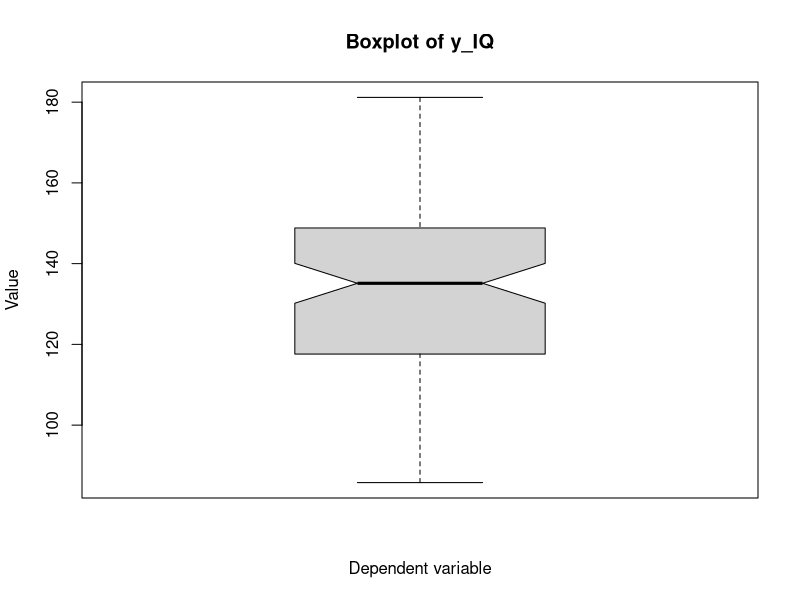
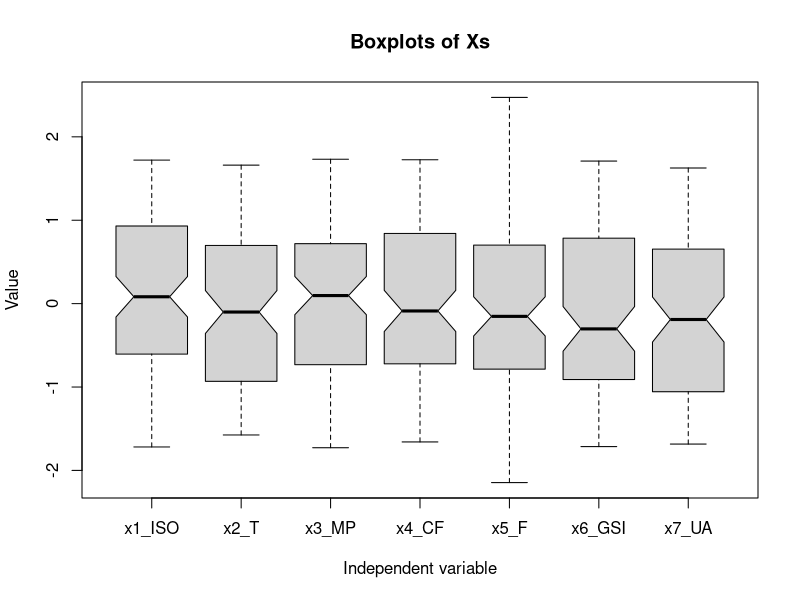
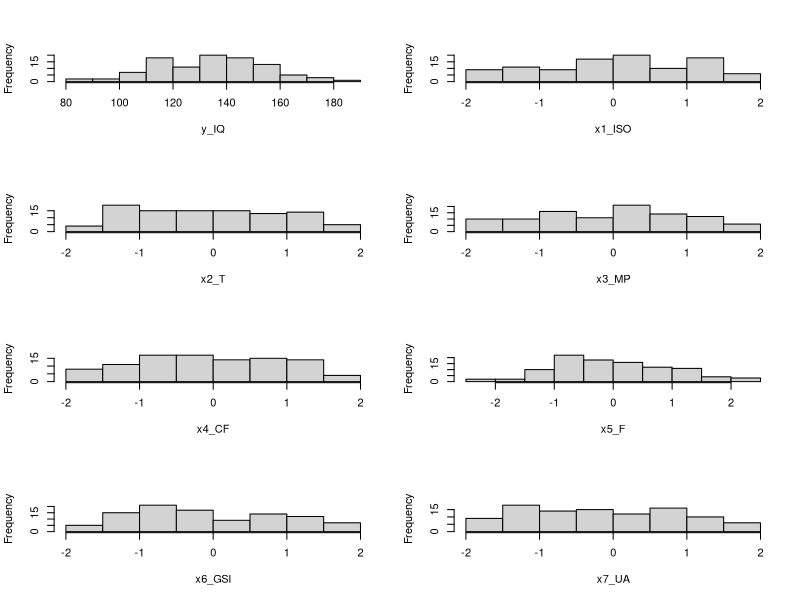
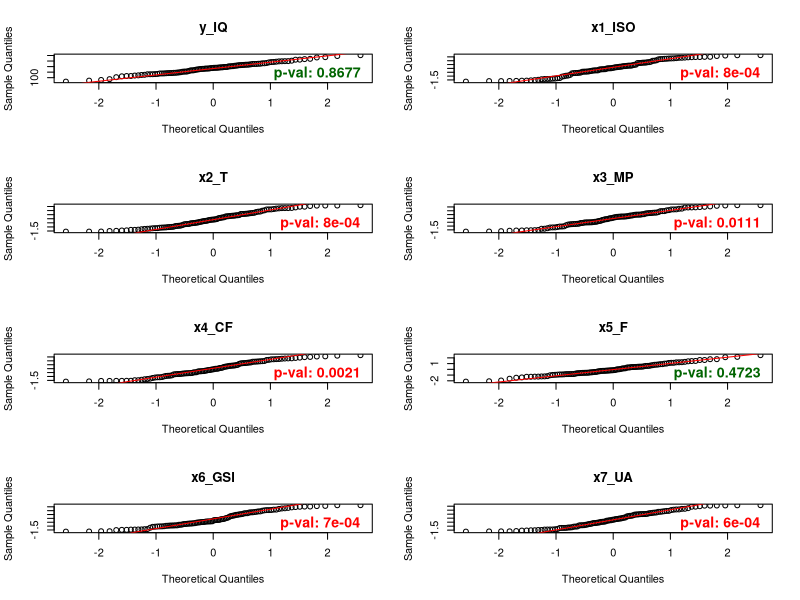
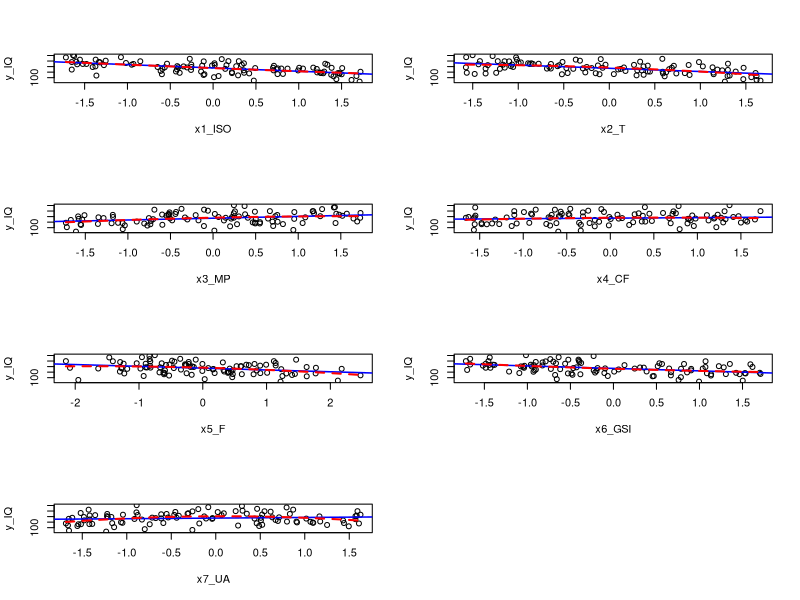
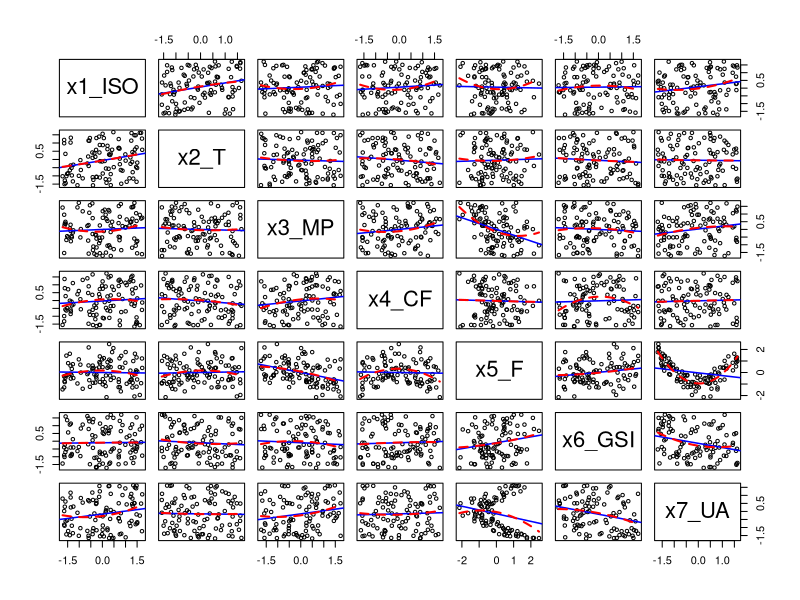
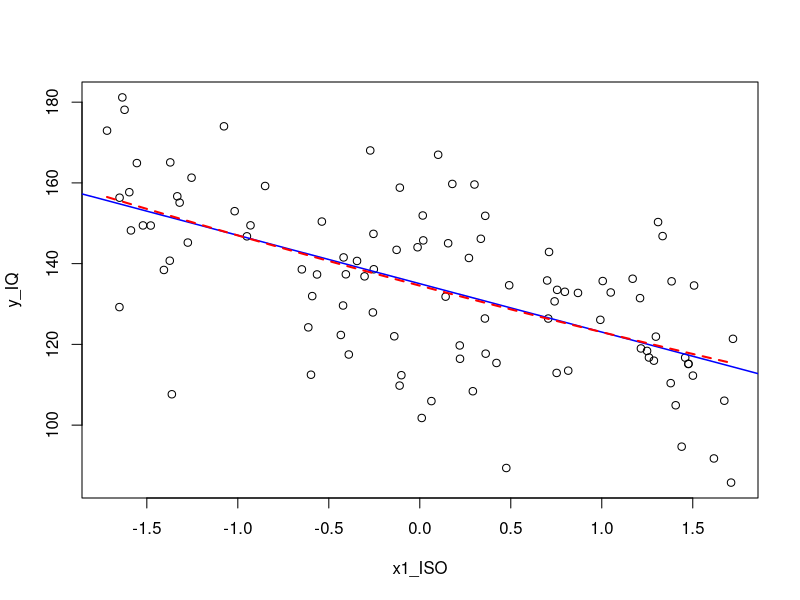
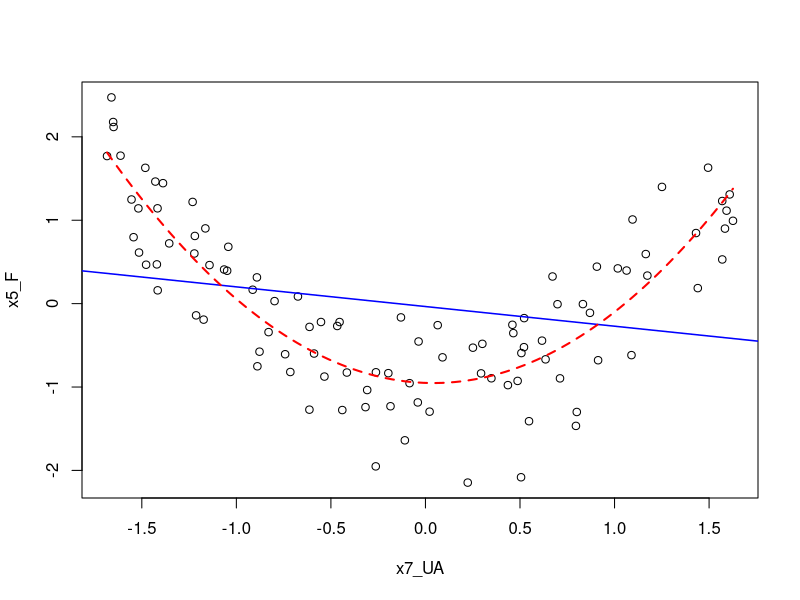

These charts were generated, in order, by the following R code:
# Weighs 0 Bytes (or, does it? *moon men starts playing*)
library(corrplot) # guess
library(psych) # corPlot
library(car) # vrrrrrrom (per vif, multicollinearità)


# 0.1.
twist = read.csv("Dataset_N7.csv", header = T)
n = nrow(twist)
while ("twist" %in% search()) detach("twist")
attach(twist)


twist_sorted = twist[order(y_IQ), ]

head(twist_sorted)
tail(twist_sorted)


# 1.1.
summary(twist)
lista_variabili = list(
    y_IQ = y_IQ, x1_ISO = x1_ISO, x2_T = x2_T, x3_MP = x3_MP,
    x4_CF = x4_CF, x5_F = x5_F, x6_GSI = x6_GSI, x7_UA = x7_UA
)

cat(sprintf("%-8s %10.4s %10.4s\n", "", "StD", "Var"))
for (nome in names(lista_variabili)) {
    dati = lista_variabili[[nome]]
    cat(sprintf("%-8s %10.4f %10.4f\n", nome, sd(dati), var(dati)))
}

var_coeff_y = sd(y_IQ) / mean(y_IQ) * 100
var_coeff_y # around 15%

# Old timey person (or catto)
png(filename = "plottwists/boxplot_y.png", width = 4, height = 6, units = "in", res = 300, bg = "white")
    boxplot(y_IQ, notch = T, main = "Boxplot of y_IQ", ylab = "Value", xlab = "Dependent variable")
dev.off()

png(filename = "plottwists/boxplots_xs.png", width = 8, height = 6, units = "in", res = 250, bg = "white")
    boxplot(x1_ISO, x2_T, x3_MP, x4_CF, x5_F, x6_GSI, x7_UA,
        notch = TRUE,
        xlab = "Independent variable",
        ylab = "Value",
        main = "Boxplots of Xs",
        names = c("x1_ISO", "x2_T", "x3_MP", "x4_CF", "x5_F", "x6_GSI", "x7_UA")
    )
dev.off()


# 1.2.
# Creazione tabella frequenze per variabili continue
dati_frequenze_variabili = list()

for (nome in names(lista_variabili)) {
    dati = lista_variabili[[nome]]

    k = ceiling(1 + 3.3 * log10(n))

    minimo = min(dati)
    massimo = max(dati)

    ampiezza = (massimo - minimo) / k
    limiti = minimo + 0:k * ampiezza
    limiti_tag = limiti

    classi = cut(dati, breaks = limiti, right = FALSE, include.lowest = TRUE)
    frequenza = as.integer(table(classi))
    limite_sx = head(limiti_tag, -1)
    limite_dx = tail(limiti_tag, -1)
    frequenza_relativa = frequenza / n

    tab_freq = data.frame(
        variabile = sprintf("%.2f < %s < %.2f", limite_sx, nome, limite_dx),
        classe = seq_along(frequenza),
        frequenza = frequenza,
        frequenza_relativa = frequenza_relativa,
        frequenza_cumulata = cumsum(frequenza),
        frequenza_relativa_cumulata = cumsum(frequenza_relativa)
    )

    dati_frequenze_variabili[[nome]] = tab_freq
}

dati_frequenze_variabili

png(filename = "plottwists/hists.png", width = 10, height = 14, units = "in", res = 200, bg = "white")
    par(mfrow = c(4, 2))
        for (nome in names(lista_variabili)) {
            dati = lista_variabili[[nome]]

            hist(dati, main='', xlab=nome)
    }
dev.off()


png(filename = "plottwists/qq_normals.png", width = 10, height = 14, units = "in", res = 200, bg = "white")
    par(mfrow = c(4, 2))
        for (nome in names(lista_variabili)) {
            dati = lista_variabili[[nome]]

            shapiro_risultato = shapiro.test(dati)
            p_val = round(shapiro_risultato$p.value, 4)

            qqnorm(dati, main = nome)
            qqline(dati, col = "red")

            mtext(
                text = paste("p-val:", p_val),
                side = 1,
                line = -1.2,
                adj = 0.95,
                col = ifelse(p_val < 0.05, "red", "darkgreen"),
                cex = 0.85,
                font = 2
            )
        }
dev.off()


# 1.3.
pannello_lineare_e_quadratico = function(x, y, ...) {
    points(x, y, ...)
    abline(lm(y ~ x), col = "blue", lwd = 1.5)
    seq_x = seq(min(x, na.rm = TRUE), max(x, na.rm = TRUE), length.out = 100)
    modello_quadratico = lm(y ~ poly(x, 2, raw = TRUE))
    predizioni_y = predict(modello_quadratico, newdata = data.frame(x = seq_x))
    lines(seq_x, predizioni_y, col = "red", lwd = 2, lty = "dashed")
}

png(filename = "plottwists/scatters_y_vs_xs_lines.png", width = 10, height = 14, units = "in", res = 200, bg = "white")
    par(mfrow = c(4, 2))
        for (name in names(lista_variabili)) {
            if (name != "y_IQ") {
                data = lista_variabili[[name]]
                plot(data, y_IQ, main='', xlab=name, ylab="y_IQ", type="n")
                pannello_lineare_e_quadratico(data, y_IQ, pch=1, col="black")
            }
    }
dev.off()

independent_twist = twist
independent_twist$y_IQ = NULL

png(filename = "plottwists/scatters_all_lines.png", width = 14, height = 14, units = "in", res = 200, bg = "white")
    pairs(independent_twist,
        panel = pannello_lineare_e_quadratico,
        pch = 1,
        col = "black",
        cex = 0.7
    )
dev.off()

png(filename = "plottwists/x1_ISO_vs_y_IQ.png", width = 4, height = 4, units = "in", res = 400, bg = "white")
    plot(x1_ISO, y_IQ, type="n")
    pannello_lineare_e_quadratico(x1_ISO, y_IQ, pch=1, col="black")
dev.off()

png(filename = "plottwists/x7_UA_vs_x5_F.png", width = 4, height = 4, units = "in", res = 400, bg = "white")
    plot(x7_UA, x5_F, type="n")
    pannello_lineare_e_quadratico(x7_UA, x5_F, pch=1, col="black")
dev.off()


# 1.4.
cv = cov(twist)
cr = cor(twist)

png(filename = "plottwists/corrplot.png", width = 10, height = 10, units = "in", res = 200, bg = "white")
    corrplot(cr, method = "ellipse")
dev.off()
# corrplot.mixed(cr, number.cex=0.8, tl.cex=0.8)

png(filename = "plottwists/corrplot_heatmap.png", width = 10, height = 10, units = "in", res = 200, bg = "white")
    corPlot(cr, cex = 1.1, show.legend=TRUE, main="Correlation plot")
dev.off()




# 2.1.
# We'll do it R way.
fit0 = lm(y_IQ ~ ., data=twist); summary(fit0)                                                  # R²=0.8408; x4_CF, x5_F**, x7_UA
fit1 = lm(y_IQ ~ .-x7_UA, data=twist); summary(fit1)                                            # R²=0.8408; -x7_UA
fit2 = lm(y_IQ ~ .-x7_UA-x4_CF, data=twist); summary(fit2)                                      # R²=0.8371; -x4_CF

fit00 = lm(y_IQ ~ .^2, data=twist); summary(fit00)                                              # R²=0.859; x4_CF, x5_F.,x7_USA, .^2-{x3_MP:x4_CF.}
fit01 = lm(y_IQ ~ .-x7_UA-x4_CF+x3_MP:x4_CF, data=twist); summary(fit01)                        # R²=0.842; -x4_CF -x7_UA -.^2-{x3_MP:x4_CF}

fit000 = lm(y_IQ ~ .^2+I(x7_UA^2), data=twist); summary(fit000)                                 # R²=0.8672; x4_CF., x5_F, x7_UA, x7_UA^2*, .^2
fit001 = lm(y_IQ ~ .+I(x7_UA^2)-x5_F-x7_UA, data=twist); summary(fit001)                        # R²=0.8488; x4_CF, x7_UA^2***; -x5_F -x7_UA -.^2
fit002 = lm(y_IQ ~ .+I(x7_UA^2)-x4_CF-x5_F-x7_UA, data=twist); summary(fit002)                  # R²=0.8456; -x4_CF
fit003 = lm(y_IQ ~ .+I(x7_UA^2)-x4_CF-x7_UA, data=twist); summary(fit003)                       # R²=0.8462; x7_UA^2*, x5_F; +x5_F

fit0000 = lm(y_IQ ~ .^2+I(x2_T^2)+I(x7_UA^2), data=twist); summary(fit0000)                     # R²=0.8899; x4_CF., x5_F, x7_UA, x7_UA^2*, .^2
fit0001 = lm(y_IQ ~ .+I(x2_T^2)+I(x7_UA^2)-x5_F-x7_UA, data=twist); summary(fit0001)            # R²=0.869; x4_CF, x7_UA^2***; -x5_F -x7_UA -.^2
fit0002 = lm(y_IQ ~ .+I(x2_T^2)+I(x7_UA^2)-x4_CF-x5_F-x7_UA, data=twist); summary(fit0002)      # R²=0.8666; -x4_CF
fit0003 = lm(y_IQ ~ .+I(x2_T^2)+I(x7_UA^2)-x4_CF-x7_UA, data=twist); summary(fit0003)           # R²=0.8667; x7_UA^2*, x5_F; +x5_F


a_fist_full_of_fits = list(
    fit0 = fit0,
    fit1 = fit1,
    fit2 = fit2,
    fit00 = fit00,
    fit01 = fit01,
    fit000 = fit000,
    fit001 = fit001,
    fit002 = fit002,
    fit003 = fit003,
    fit0000 = fit0000,
    fit0001 = fit0001,
    fit0002 = fit0002,
    fit0003 = fit0003
)

cool_fits = list(
    fit1 = fit1,
    fit01 = fit01,
    fit001 = fit001,
    fit002 = fit002,
    fit0001 = fit0001,
    fit0002 = fit0002
)


# 2.2.
confronto_modelli = data.frame(
    RSS            = sapply(a_fist_full_of_fits, function(m) deviance(m)),
    R2             = sapply(a_fist_full_of_fits, function(m) summary(m)$r.squared),
    R2a            = sapply(a_fist_full_of_fits, function(m) summary(m)$adj.r.squared),
    Fvalue         = sapply(a_fist_full_of_fits, function(m) summary(m)$fstatistic["F value"]),
    AIC            = sapply(a_fist_full_of_fits, function(m) AIC(m)),
    BIC            = sapply(a_fist_full_of_fits, function(m) BIC(m))
)
print(confronto_modelli)


# 2.3.
for (i in 1:4) {
    png(filename = sprintf("plottwists/diagnostics_%d.png", i), width = 8, height = 12, units = "in", res = 200, bg = "white")
    par(mfrow = c(3, 2))
    for (name in names(cool_fits)) {
        fit = cool_fits[[name]]

        if (i < 4) {
            plot(fit, which = i, main = name)
        } else {
            cook = cooks.distance(fit)
            threshold = 4 / nobs(fit)

            plot(cook, type = "h", main = name, ylim = c(0, 0.13), xlab = "Obs. number", ylab = "Cook's distance")

            abline(h = threshold, col = "red", lty = 2) # Seizing the means of production

            influential = which(cook > threshold)

            text(influential, cook[influential], labels = influential, pos = 3, cex = 0.8)
        }
    }
    dev.off()
}


FLAG = fit0002 # Fits Like A Glove


png(filename = "plottwists/diagnostics_FLAG.png", width = 10, height = 10, units = "in", res = 200, bg = "white")
    par(mfrow = c(2, 2))
    plot(FLAG)
dev.off()

confint(FLAG)

pole = residuals(FLAG)
shapiro.test(pole) # gotta see if it's normal

vif(FLAG) # variance inflation factor, multicollinearità
vif(fit0000)


# 2.4.
# a small step for a man crrrrrrrrrrrrrrrrrrrrrrrrrrrrrrrrrr, a giant leap for mankind crrrrrrrrrrrrrrrrrrrrrrrrrrrrrr
reg = lm(y_IQ ~ x1_ISO + x2_T + x3_MP + x4_CF + x5_F + x6_GSI + x7_UA, data = twist)
print(summary(reg))

fff = step(
    lm(y_IQ ~ .^2 + I(x1_ISO^2) + I(x2_T^2) + I(x3_MP^2) + I(x4_CF^2) + I(x5_F^2) + I(x6_GSI^2) + I(x7_UA^2),
        data = twist
    ),
    direction = "both",
    trace = 1,
    k = log(n)
)
summary(fff)

# 2.5.
png(filename = "plottwists/confidence_intervals.png", width = 10, height = 10, units = "in", res = 200, bg = "white")
    par(mfrow = c(1, 1))
    c0 = coef(FLAG)
    cc = confint(FLAG)

    parametri = seq_along(c0)[-1]
    etichette_parametri = names(c0)[parametri]
    etichette_parametri = sub("^I\\((.*)\\)$", "\\1", etichette_parametri)

    stima = c0[parametri]
    limite_inf = cc[parametri, 1]
    limite_sup = cc[parametri, 2]
    y_pos = rev(seq_along(parametri))

    x_lim = range(c(0, limite_inf, limite_sup))
    x_pad = diff(x_lim) * 0.05
    if (x_pad == 0) x_pad = 1
    x_lim = x_lim + c(-x_pad, x_pad)

    old_par = par(no.readonly = TRUE)
    par(mar = c(5, 8, 4, 2) + 0.1)

    plot(
        stima, y_pos,
        xlim = x_lim,
        ylim = c(0.5, length(parametri) + 0.5),
        axes = FALSE,
        xlab = "Estimated coefficient",
        ylab = "",
        pch = 19,
        main = "Confidence Intervals for Parameter Estimates"
    )
    abline(v = 0, col = "gray60", lty = 2)
    segments(limite_inf, y_pos, limite_sup, y_pos)
    segments(limite_inf, y_pos - 0.08, limite_inf, y_pos + 0.08)
    segments(limite_sup, y_pos - 0.08, limite_sup, y_pos + 0.08)
    points(stima, y_pos, pch = 19)
    axis(side = 1)
    axis(side = 2, at = y_pos, labels = etichette_parametri, las = 1)
    box(bty = "l")

    par(old_par)
dev.off()
